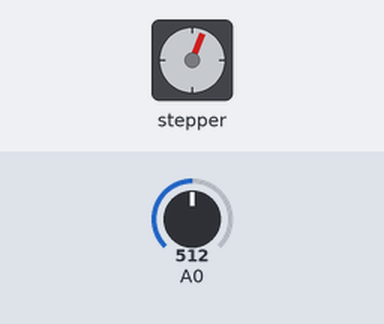
Recording of a sketch running on a simulated Arduino Uno, built with avr-gcc and run on an emulated ATmega328P. Parts: stepper motor. The test bench sets the inputs (shaded band); at power-on: A0 = 512. Stepper angles assume 48 steps per turn.

Above: at 0.09 s.
At 18.07 s:
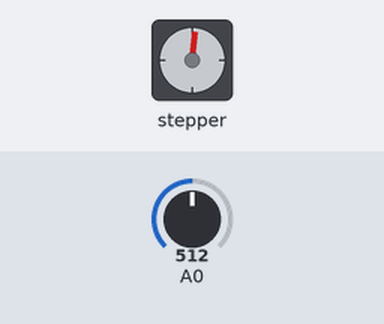
18.1 s: A0 set to 716
At 18.32 s:
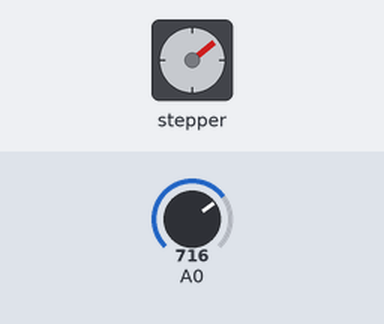
Timing chart, 0 to 28.8 s (numbered marks = the images above; inputs shaded):
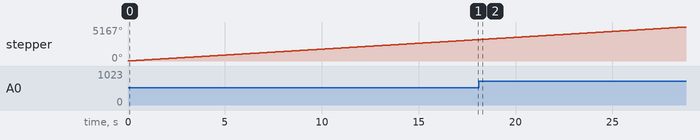

The sketch:

MotorKnob_stepper_motor.ino
```cpp
#include <Stepper.h>

// change this to the number of steps on your motor
#define STEPS 48

// create an instance of the stepper class, specifying
// the number of steps of the motor and the pins it's
// attached to
Stepper stepper(STEPS, 8, 9, 10, 11);

// the previous reading from the analog input
int previous = 0;

void setup() {
  // set the speed of the motor to 30 RPMs
  stepper.setSpeed(30);
}

void loop() {
  // get the sensor value
  int val = analogRead(0);

  // move a number of steps equal to the change in the
  // sensor reading
  stepper.step(val - previous);

  // remember the previous value of the sensor
  previous = val;
}
```

Measured:
- by itself, stepper: keeps turning clockwise at about 180°/s
